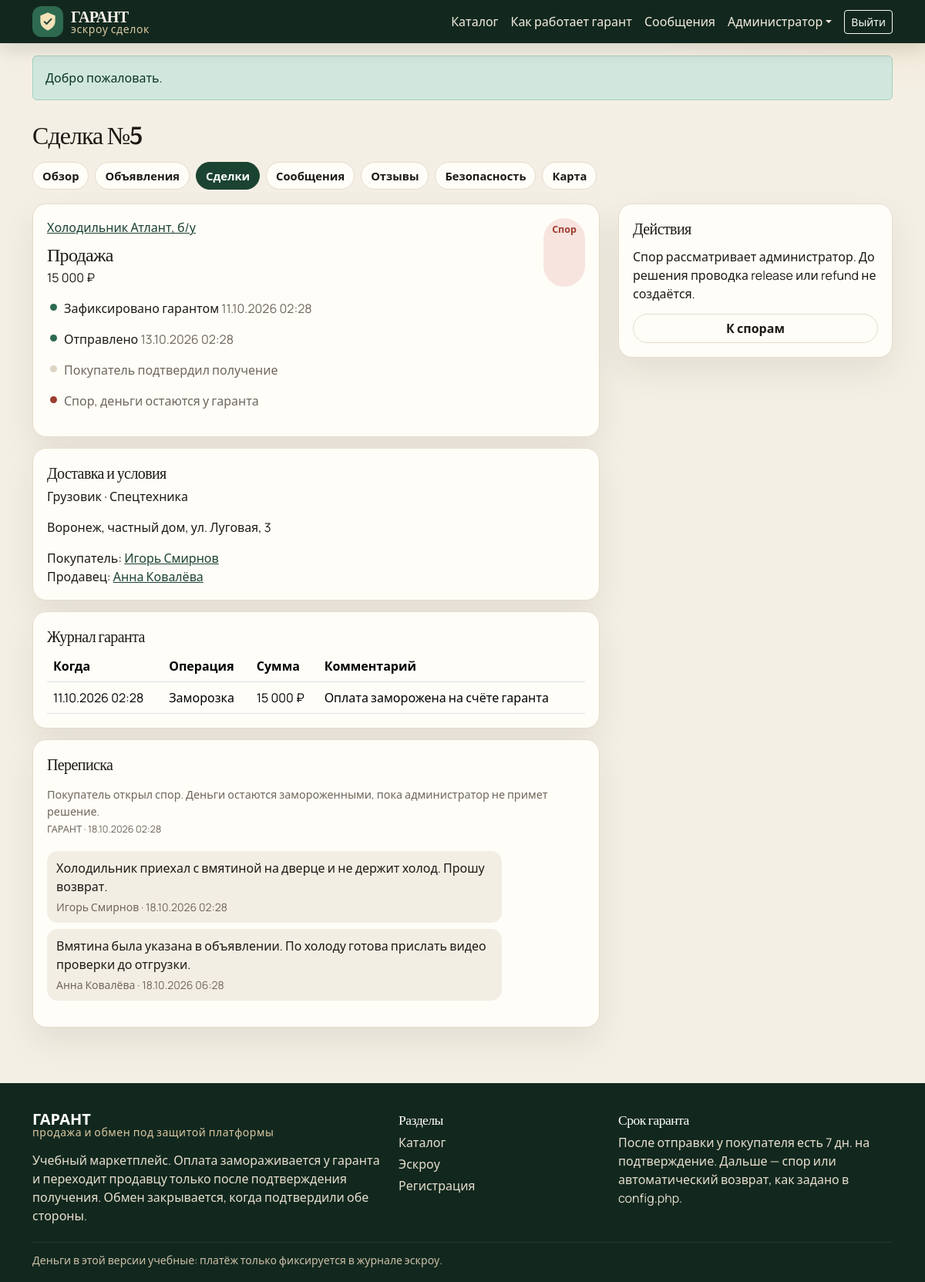
The page /cabinet/deal.php?id=5 (signed in) on the database its author committed.
### tables this page shows
CREATE TABLE users (
  id INT UNSIGNED AUTO_INCREMENT PRIMARY KEY,
  email VARCHAR(190) NOT NULL,
  password_hash VARCHAR(255) NOT NULL,
  name VARCHAR(120) NOT NULL,
  phone VARCHAR(30) DEFAULT NULL,
  city VARCHAR(120) DEFAULT NULL,
  about TEXT,
  role ENUM('user', 'admin') NOT NULL DEFAULT 'user',
  seller_rating DECIMAL(3,2) NOT NULL DEFAULT 5.00,
  buyer_rating DECIMAL(3,2) NOT NULL DEFAULT 5.00,
  seller_reviews_count INT UNSIGNED NOT NULL DEFAULT 0,
  buyer_reviews_count INT UNSIGNED NOT NULL DEFAULT 0,
  twofa_enabled TINYINT(1) NOT NULL DEFAULT 0,
  twofa_code_hash VARCHAR(255) DEFAULT NULL,
  twofa_expires_at DATETIME DEFAULT NULL,
  card_last4 CHAR(4) DEFAULT NULL,
  card_brand VARCHAR(20) DEFAULT NULL,
  card_holder VARCHAR(120) DEFAULT NULL,
  card_exp CHAR(5) DEFAULT NULL,
  is_blocked TINYINT(1) NOT NULL DEFAULT 0,
  created_at DATETIME NOT NULL DEFAULT CURRENT_TIMESTAMP,
  UNIQUE KEY uq_users_email (email)
);

CREATE TABLE deals (
  id INT UNSIGNED AUTO_INCREMENT PRIMARY KEY,
  product_id INT UNSIGNED NOT NULL,
  buyer_id INT UNSIGNED NOT NULL,
  seller_id INT UNSIGNED NOT NULL,
  deal_type ENUM('sale', 'exchange') NOT NULL,
  amount DECIMAL(12,2) NOT NULL DEFAULT 0.00,
  exchange_offer TEXT,
  delivery_option_id INT UNSIGNED DEFAULT NULL,
  delivery_address TEXT,
  buyer_note TEXT,
  status ENUM('paid', 'shipped', 'confirmed', 'completed', 'dispute', 'refunded', 'cancelled') NOT NULL DEFAULT 'paid',
  buyer_confirmed TINYINT(1) NOT NULL DEFAULT 0,
  seller_confirmed TINYINT(1) NOT NULL DEFAULT 0,
  escrow_deadline DATETIME DEFAULT NULL,
  shipped_at DATETIME DEFAULT NULL,
  confirmed_at DATETIME DEFAULT NULL,
  completed_at DATETIME DEFAULT NULL,
  created_at DATETIME NOT NULL DEFAULT CURRENT_TIMESTAMP,
  updated_at DATETIME NOT NULL DEFAULT CURRENT_TIMESTAMP ON UPDATE CURRENT_TIMESTAMP,
  KEY idx_deals_buyer (buyer_id, status),
  KEY idx_deals_seller (seller_id, status),
  KEY idx_deals_deadline (status, escrow_deadline),
  CONSTRAINT fk_deals_product FOREIGN KEY (product_id) REFERENCES products (id),
  CONSTRAINT fk_deals_buyer FOREIGN KEY (buyer_id) REFERENCES users (id),
  CONSTRAINT fk_deals_seller FOREIGN KEY (seller_id) REFERENCES users (id),
  CONSTRAINT fk_deals_delivery FOREIGN KEY (delivery_option_id) REFERENCES delivery_options (id)
);

CREATE TABLE products (
  id INT UNSIGNED AUTO_INCREMENT PRIMARY KEY,
  user_id INT UNSIGNED NOT NULL,
  category_id INT UNSIGNED NOT NULL,
  title VARCHAR(200) NOT NULL,
  description TEXT NOT NULL,
  price DECIMAL(12,2) DEFAULT NULL,
  deal_type ENUM('sale', 'exchange', 'both') NOT NULL DEFAULT 'sale',
  exchange_for VARCHAR(255) DEFAULT NULL,
  quantity INT UNSIGNED NOT NULL DEFAULT 1,
  city VARCHAR(120) DEFAULT NULL,
  status ENUM('active', 'hidden', 'sold') NOT NULL DEFAULT 'active',
  created_at DATETIME NOT NULL DEFAULT CURRENT_TIMESTAMP,
  updated_at DATETIME NOT NULL DEFAULT CURRENT_TIMESTAMP ON UPDATE CURRENT_TIMESTAMP,
  KEY idx_products_catalog (status, category_id, deal_type),
  KEY idx_products_user (user_id),
  CONSTRAINT fk_products_user FOREIGN KEY (user_id) REFERENCES users (id),
  CONSTRAINT fk_products_category FOREIGN KEY (category_id) REFERENCES categories (id)
);

CREATE TABLE delivery_options (
  id INT UNSIGNED AUTO_INCREMENT PRIMARY KEY,
  name VARCHAR(120) NOT NULL,
  kind ENUM('logistics', 'special', 'pickup') NOT NULL,
  description VARCHAR(255) DEFAULT NULL,
  sort_order INT NOT NULL DEFAULT 0
);

CREATE TABLE escrow_transactions (
  id INT UNSIGNED AUTO_INCREMENT PRIMARY KEY,
  deal_id INT UNSIGNED NOT NULL,
  type ENUM('hold', 'release', 'refund') NOT NULL,
  amount DECIMAL(12,2) NOT NULL,
  comment VARCHAR(255) DEFAULT NULL,
  created_at DATETIME NOT NULL DEFAULT CURRENT_TIMESTAMP,
  KEY idx_escrow_deal (deal_id),
  CONSTRAINT fk_escrow_deal FOREIGN KEY (deal_id) REFERENCES deals (id) ON DELETE CASCADE
);

CREATE TABLE messages (
  id INT UNSIGNED AUTO_INCREMENT PRIMARY KEY,
  deal_id INT UNSIGNED NOT NULL,
  sender_id INT UNSIGNED DEFAULT NULL,
  body TEXT NOT NULL,
  is_read TINYINT(1) NOT NULL DEFAULT 0,
  created_at DATETIME NOT NULL DEFAULT CURRENT_TIMESTAMP,
  KEY idx_messages_deal (deal_id, id),
  CONSTRAINT fk_messages_deal FOREIGN KEY (deal_id) REFERENCES deals (id) ON DELETE CASCADE,
  CONSTRAINT fk_messages_sender FOREIGN KEY (sender_id) REFERENCES users (id)
);

### cabinet/deal.php (the view, shortened to what the rows shown need)
<?php
$user = require_login();
$id = max(0, (int) ($_GET['id'] ?? $_POST['deal_id'] ?? 0));
$deal = find_deal($id);
$messages = query_all(
    'SELECT m.*, u.name AS sender_name
     FROM messages m
     LEFT JOIN users u ON u.id = m.sender_id
     WHERE m.deal_id = ?
     ORDER BY m.id ASC',
    [$id]
);
$ledger = query_all('SELECT * FROM escrow_transactions WHERE deal_id = ? ORDER BY id ASC', [$id]);
$shipped = $deal['shipped_at'] !== null || in_array($deal['status'], ['shipped', 'confirmed', 'completed'], true);
require __DIR__ . '/../templates/header.php';
?>
<div class="container py-4">
    <h1 class="h2">Сделка №<?= (int) $deal['id'] ?></h1>
    <?php require __DIR__ . '/../templates/cabinet-nav.php'; ?>
    <div class="row g-4">
        <div class="col-lg-8 stack">
            <section class="panel">
                <div class="d-flex justify-content-between gap-3 flex-wrap">
                    <div>
                        <a href="<?= e(url('product.php?id=' . (int) $deal['product_id'])) ?>"><?= e($deal['product_title']) ?></a>
                        <h2 class="h4 mt-2 mb-1"><?= e(deal_type_label((string) $deal['deal_type'])) ?></h2>
                        <div><?= (float) $deal['amount'] > 0 ? e(money($deal['amount'])) : 'Денежный расчёт не требуется' ?></div>
                    </div>
                    <span class="badge-status st-<?= e($deal['status']) ?>"><?= e(deal_status_label((string) $deal['status'], (string) $deal['deal_type'], $deal['amount'])) ?></span>
                </div>
                <ul class="timeline mt-3">
                    <li class="done">Зафиксировано гарантом <span class="muted"><?= e(dt($deal['created_at'])) ?></span></li>
                    <li class="<?= $shipped ? 'done' : '' ?>">Отправлено <?= $deal['shipped_at'] ? '<span class="muted">' . e(dt($deal['shipped_at'])) . '</span>' : '' ?></li>
                </ul>
            </section>
            <section class="panel">
                <h2 class="h5">Доставка и условия</h2>
                <p><?= e($deal['delivery_name'] ?: 'Способ не указан') ?><?php if ($deal['delivery_kind']): ?> · <?= e(delivery_kind_label((string) $deal['delivery_kind'])) ?><?php endif; ?></p>
                <p><?= nl($deal['delivery_address']) ?></p>
                <p class="mb-0 mt-3">
                    Покупатель: <a href="<?= e(url('user.php?id=' . (int) $deal['buyer_id'])) ?>"><?= e($deal['buyer_name']) ?></a><br>
                    Продавец: <a href="<?= e(url('user.php?id=' . (int) $deal['seller_id'])) ?>"><?= e($deal['seller_name']) ?></a>
                </p>
            </section>
            <section class="panel">
                <h2 class="h5">Журнал гаранта</h2>
                <?php if (!$ledger): ?>
                    <p class="muted mb-0">Денежных проводок нет — это обмен без доплаты.</p>
                <?php else: ?>
                    <table class="table mb-0">
                        <thead><tr><th>Когда</th><th>Операция</th><th>Сумма</th><th>Комментарий</th></tr></thead>
                        <tbody>
                        <?php foreach ($ledger as $row): ?>
                            <tr>
                                <td><?= e(dt($row['created_at'])) ?></td>
                                <td><?= e($row['type'] === 'hold' ? 'Заморозка' : ($row['type'] === 'release' ? 'Перевод продавцу' : 'Возврат')) ?></td>
                                <td><?= e(money($row['amount'])) ?></td>
                                <td><?= e($row['comment']) ?></td>
                            </tr>
                        <?php endforeach; ?>
                        </tbody>
                    </table>
                <?php endif; ?>
            </section>
            <section class="panel">
                <h2 class="h5">Переписка</h2>
                <div class="chat mb-3">
                    <?php foreach ($messages as $message): ?>
                        <?php
                        $mine = $message['sender_id'] !== null && (int) $message['sender_id'] === (int) $user['id'];
                        $class = $message['sender_id'] === null ? 'system' : ($mine ? 'mine' : '');
                        ?>
                        <div class="bubble <?= e($class) ?>">
                            <?= nl($message['body']) ?>
                            <small><?= $message['sender_id'] === null ? 'ГАРАНТ' : e($message['sender_name'] ?? '') ?> · <?= e(dt($message['created_at'])) ?></small>
                        </div>
                    <?php endforeach; ?>
                </div>
            </section>
        </div>
        <div class="col-lg-4">
            <aside class="panel stack">
                <h2 class="h5 mb-0">Действия</h2>
            </aside>
        </div>
    </div>
</div>
<?php require __DIR__ . '/../templates/footer.php'; ?>

### templates/header.php (shortened to what the rows shown need)
<?php
$navActive = $navActive ?? '';
$current = current_user();
$unread = $current ? unread_count() : 0;
?>
<!doctype html>
<html lang="ru">
<head>
    <link href="https://cdn.jsdelivr.net/npm/bootstrap@5.3.3/dist/css/bootstrap.min.css" rel="stylesheet">
    <link href="https://cdn.jsdelivr.net/npm/bootstrap-icons@1.11.3/font/bootstrap-icons.min.css" rel="stylesheet">
    <link href="<?= e(url('assets/css/style.css')) ?>" rel="stylesheet">
</head>
<body>
<header class="site-header">
    <nav class="navbar navbar-expand-lg navbar-dark">
        <div class="container">
            <div class="collapse navbar-collapse" id="mainNav">
                <ul class="navbar-nav ms-auto align-items-lg-center">
                    <?php if ($current): ?>
                        <li class="nav-item">
                            <a class="nav-link<?= $navActive === 'messages' ? ' active' : '' ?>" href="<?= e(url('cabinet/messages.php')) ?>">
                                Сообщения<?php if ($unread > 0): ?><span class="msg-badge"><?= (int) $unread ?></span><?php endif; ?>
                            </a>
                        </li>
                        <li class="nav-item dropdown">
                            <a class="nav-link dropdown-toggle" href="#" role="button" data-bs-toggle="dropdown" aria-expanded="false"><?= e($current['name']) ?></a>
                        </li>
                        <li class="nav-item">
                            <form method="post" action="<?= e(url('logout.php')) ?>" class="d-inline">
                                <button class="btn btn-sm btn-outline-light ms-lg-2" type="submit">Выйти</button>
                            </form>
                        </li>
                    <?php else: ?>
                        <li class="nav-item"><a class="nav-link" href="<?= e(url('login.php')) ?>">Войти</a></li>
                        <li class="nav-item"><a class="btn btn-sm btn-amber ms-lg-2" href="<?= e(url('register.php')) ?>">Регистрация</a></li>
                    <?php endif; ?>
                </ul>
            </div>
        </div>
    </nav>
</header>
<main>

### rows shown on the page
users: name "Администратор"
deals: id "5", product.title "Холодильник Атлант, б/у", deal_type "Продажа", amount "15 000 ₽", status+deal_type+amount "Спор", created_at "11.10.2026 02:28", shipped_at "13.10.2026 02:28", delivery_option.name "Грузовик", delivery_option.kind "Спецтехника", delivery_address "Воронеж, частный дом, ул. Луговая, 3", buyer.name "Игорь Смирнов", seller.name "Анна Ковалёва"
escrow_transactions: created_at "11.10.2026 02:28", type "Заморозка", amount "15 000 ₽", comment "Оплата заморожена на счёте гаранта"
messages: body "Покупатель открыл спор. Деньги остаются замороженными, пока администратор не примет решение.", shows "ГАРАНТ", created_at "18.10.2026 02:28"
messages: body "Холодильник приехал с вмятиной на дверце и не держит холод. Прошу возврат.", sender.name "Игорь Смирнов", created_at "18.10.2026 02:28"
messages: body "Вмятина была указана в объявлении. По холоду готова прислать видео проверки до отгрузки.", sender.name "Анна Ковалёва", created_at "18.10.2026 06:28"

### other values the page prints
$flash['message'] "Добро пожаловать."
$label "Обзор"
$label "Объявления"
$label "Сделки"
$label "Сообщения"
$label "Отзывы"
$label "Безопасность"
$label "Карта"
ESCROW_DAYS "7"
